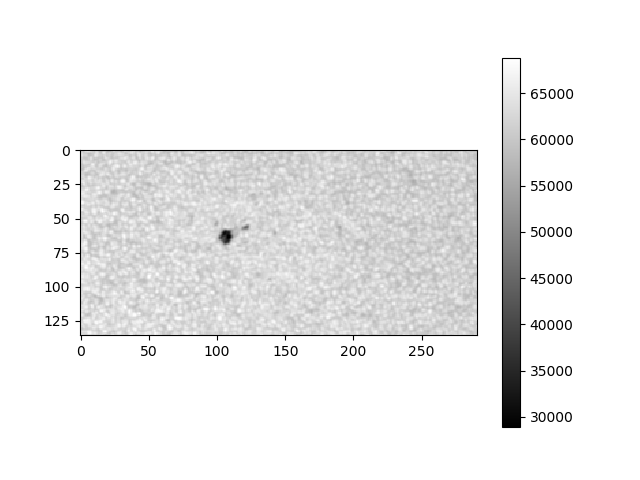

The Python source for this figure:
#
"""
格式介绍
FITS (Flexible Image Transport System)是天文学界常用的数据格式，它专门为在不同平台之间交换数据而设计。1988年的国际天文学联合会（IAU）大会指定IAU的FITS工作组全权负责此格式的修订。IAU规定，今后对FITS标准的修改不得破坏前后一致性，也就是所谓的“once FITS, always FITS”一说。

详细参数
FITS文件由文件头和数据组成。在文件头中存储有对该文件的描述，如观测时间、观测对象、拍照温度、曝光时间等信息，同时也可以在文件头中注明观测时的视场、精度等，便于后期数据分析之用。文件头部分每行占80个字符，并以END结尾。按南京大学郑兴武教授所编《现代天体物理实验指导》一书中的说法，文件头共有36行，若未满则以空格补之。但我发现实际上某些FITS文件的头部要长于此值。每行的数据值一般为右对齐，“/”之后是注释内容。其具体表示格式是：
Keyword = Value /Comments
其中Value部分可以为空。较重要的几项有：BITPIX（指明图象位数）、NAXIS（指明图象维数）、NAXISn（代表第n维的像素数）。数据部分可以是图象或其他信息（如数据表），这些数据按头部所给出的描述组织。
"""
import numpy as np
from astropy.io import fits
import matplotlib.pyplot as plt

import warnings
warnings.filterwarnings('ignore')

data = fits.open("059.Test_watch_fits.fits")
data.verify('fix')
img_data = np.flipud(data[1].data)
print(img_data, img_data.shape)

plt.imshow(img_data, cmap='gray')
plt.colorbar()
plt.savefig("059.Test_watch_fits.png")
plt.show()

# [[59702. 60107. 61022. ... 58985. 58754. 59741.]
#  [62138. 62183. 61586. ... 60122. 59813. 59714.]
#  [63515. 62870. 60941. ... 61337. 60986. 61034.]
#  ...
#  [65117. 63881. 64103. ... 61094. 61136. 61403.]
#  [63815. 62948. 62831. ... 60512. 61328. 61130.]
#  [62774. 63392. 63326. ... 61307. 63275. 62309.]] (136, 291)